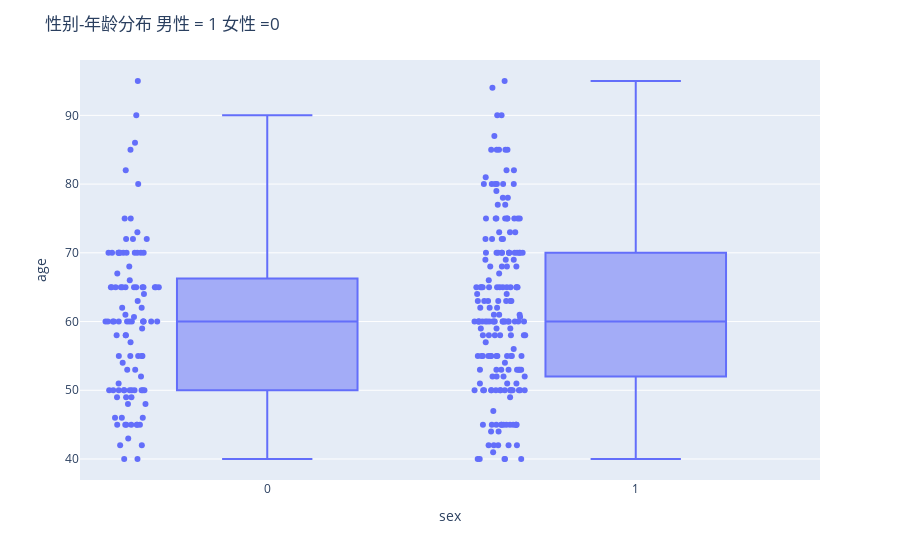

Here is the notebook cell this chart was saved with:
### Code cell
## 性别分布盒须图
fig = px.box(heart_data, x='sex', y='age', points="all")
fig.update_layout(title_text="性别-年龄分布 男性 = 1 女性 =0")
fig.show()

### Figure 1 — Plotly figure (JSON) as saved in the notebook; plotly's stock layout.template omitted (floating-point values rounded to 4 significant figures; data arrays with more than 128 entries replaced by an {"elided": "..."} marker saying what was removed)
{"data": [{"alignmentgroup": "True", "boxpoints": "all", "hovertemplate": "sex=%{x}<br>age=%{y}<extra></extra>", "legendgroup": "", "marker": {"color": "#636efa"}, "name": "", "notched": false, "offsetgroup": "", "orientation": "v", "showlegend": false, "type": "box", "x": {"elided": "299 int values"}, "x0": " ", "xaxis": "x", "y": {"elided": "299 float values"}, "y0": " ", "yaxis": "y"}], "layout": {"boxmode": "group", "legend": {"tracegroupgap": 0}, "margin": {"t": 60}, "title": {"text": "性别-年龄分布 男性 = 1 女性 =0"}, "xaxis": {"anchor": "y", "domain": [0, 1], "title": {"text": "sex"}}, "yaxis": {"anchor": "x", "domain": [0, 1], "title": {"text": "age"}}}}
